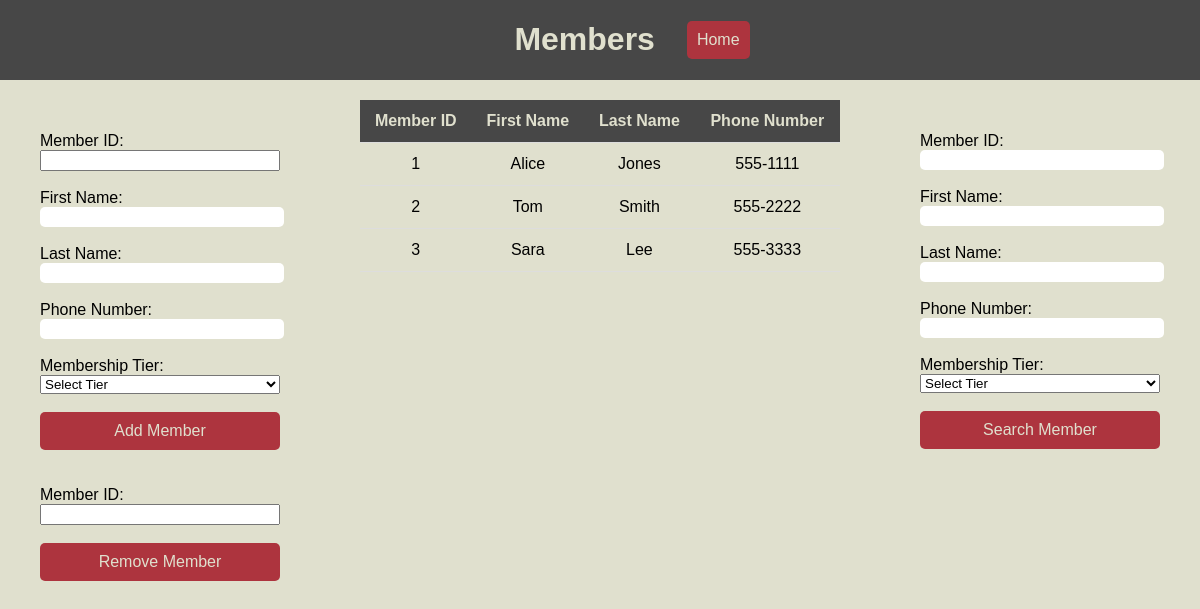
The app's page /members.php (signed in) with its own data.
### tables this page shows
CREATE TABLE IF NOT EXISTS Member(
    MemberID INT NOT NULL,
    FirstName varchar(50) DEFAULT NULL,
    LastName varchar(50) DEFAULT NULL,
    Phone varchar(50) DEFAULT NULL,
    PRIMARY KEY (MemberID)
);

### member_table.php (the view, shortened to what this page needs)
<?php
$dbhost = "mysql.eecs.ku.edu";
$dbuser = "a542f781";
$dbpass = "password";
$dbname = "a542f781";
$conn = mysqli_connect($dbhost, $dbuser, $dbpass, $dbname);
$sql = "SELECT * FROM Member";
$result = mysqli_query($conn, $sql);
if (mysqli_num_rows($result) > 0) {
  echo "<table>";
  echo "<tr><th>Member ID</th><th>First Name</th><th>Last Name</th><th>Phone Number</th></tr>";
  while ($row = mysqli_fetch_assoc($result)) {
    echo "<tr><td>" . $row["MemberID"] . "</td><td>" . $row["FirstName"] . "</td><td>" . $row["LastName"] . "</td><td>" . $row["Phone"] . "</td></tr>";
  }
  echo "</table>";
} else {
  echo "No results found.";
}
?>

### style1.css (style rules this page uses)
:root { --eggshell: #E0E0CE; --darkeggshell: #cacab9; --black: #000000; --yellow: #F2AF29; --gray: #474747; --red: #AD343E; --darkred: #79242B; }
body { font-family: Arial, sans-serif; background-color: var(--eggshell); }
table { border-collapse: collapse; width: 100%; }
th, td { padding: 12px; text-align: center; border-bottom: 1px solid #ddd; }
th { background-color: var(--gray); color: var(--eggshell); }

### records on screen
member: MemberID "1", FirstName "Alice", LastName "Jones", Phone "555-1111"
member: MemberID "2", FirstName "Tom", LastName "Smith", Phone "555-2222"
member: MemberID "3", FirstName "Sara", LastName "Lee", Phone "555-3333"
